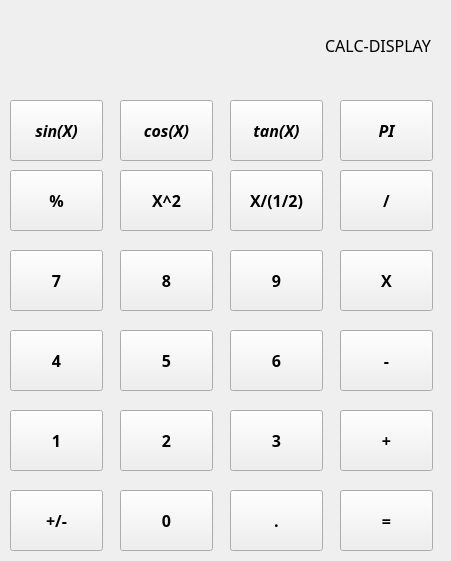
<?xml version="1.0" encoding="UTF-8"?>
<ui version="4.0">
    <class>MainWindow</class>
    <widget class="QMainWindow" name="MainWindow">
        <property name="geometry">
            <rect>
                <x>0</x>
                <y>0</y>
                <width>451</width>
                <height>561</height>
            </rect>
        </property>
        <property name="windowTitle">
            <string>MainWindow</string>
        </property>
        <widget class="QWidget" name="centralwidget">
            <widget class="QLabel" name="display">
                <property name="geometry">
                    <rect>
                        <x>10</x>
                        <y>10</y>
                        <width>421</width>
                        <height>71</height>
                    </rect>
                </property>
                <property name="font">
                    <font>
                        <family>JetBrains Mono</family>
                        <pointsize>12</pointsize>
                        <weight>50</weight>
                        <italic>false</italic>
                        <bold>false</bold>
                        <underline>false</underline>
                    </font>
                </property>
                <property name="text">
                    <string>CALC-DISPLAY</string>
                </property>
                <property name="textFormat">
                    <enum>Qt::PlainText</enum>
                </property>
                <property name="alignment">
                    <set>Qt::AlignRight|Qt::AlignTrailing|Qt::AlignVCenter</set>
                </property>
                <property name="wordWrap">
                    <bool>false</bool>
                </property>
            </widget>
            <widget class="QPushButton" name="btn_1">
                <property name="geometry">
                    <rect>
                        <x>10</x>
                        <y>410</y>
                        <width>93</width>
                        <height>61</height>
                    </rect>
                </property>
                <property name="font">
                    <font>
                        <family>Victor Mono</family>
                        <pointsize>12</pointsize>
                        <weight>75</weight>
                        <italic>false</italic>
                        <bold>true</bold>
                    </font>
                </property>
                <property name="text">
                    <string>1</string>
                </property>
            </widget>
            <widget class="QPushButton" name="btn_2">
                <property name="geometry">
                    <rect>
                        <x>120</x>
                        <y>410</y>
                        <width>93</width>
                        <height>61</height>
                    </rect>
                </property>
                <property name="font">
                    <font>
                        <family>Victor Mono</family>
                        <pointsize>12</pointsize>
                        <weight>75</weight>
                        <italic>false</italic>
                        <bold>true</bold>
                    </font>
                </property>
                <property name="text">
                    <string>2</string>
                </property>
            </widget>
            <widget class="QPushButton" name="btn_3">
                <property name="geometry">
                    <rect>
                        <x>230</x>
                        <y>410</y>
                        <width>93</width>
                        <height>61</height>
                    </rect>
                </property>
                <property name="font">
                    <font>
                        <family>Victor Mono</family>
                        <pointsize>12</pointsize>
                        <weight>75</weight>
                        <italic>false</italic>
                        <bold>true</bold>
                    </font>
                </property>
                <property name="text">
                    <string>3</string>
                </property>
            </widget>
            <widget class="QPushButton" name="btn_4">
                <property name="geometry">
                    <rect>
                        <x>10</x>
                        <y>330</y>
                        <width>93</width>
                        <height>61</height>
                    </rect>
                </property>
                <property name="font">
                    <font>
                        <family>Victor Mono</family>
                        <pointsize>12</pointsize>
                        <weight>75</weight>
                        <italic>false</italic>
                        <bold>true</bold>
                    </font>
                </property>
                <property name="text">
                    <string>4</string>
                </property>
            </widget>
            <widget class="QPushButton" name="btn_5">
                <property name="geometry">
                    <rect>
                        <x>120</x>
                        <y>330</y>
                        <width>93</width>
                        <height>61</height>
                    </rect>
                </property>
                <property name="font">
                    <font>
                        <family>Victor Mono</family>
                        <pointsize>12</pointsize>
                        <weight>75</weight>
                        <italic>false</italic>
                        <bold>true</bold>
                    </font>
                </property>
                <property name="text">
                    <string>5</string>
                </property>
            </widget>
            <widget class="QPushButton" name="btn_6">
                <property name="geometry">
                    <rect>
                        <x>230</x>
                        <y>330</y>
                        <width>93</width>
                        <height>61</height>
                    </rect>
                </property>
                <property name="font">
                    <font>
                        <family>Victor Mono</family>
                        <pointsize>12</pointsize>
                        <weight>75</weight>
                        <italic>false</italic>
                        <bold>true</bold>
                    </font>
                </property>
                <property name="text">
                    <string>6</string>
                </property>
            </widget>
            <widget class="QPushButton" name="btn_7">
                <property name="geometry">
                    <rect>
                        <x>10</x>
                        <y>250</y>
                        <width>93</width>
                        <height>61</height>
                    </rect>
                </property>
                <property name="font">
                    <font>
                        <family>Victor Mono</family>
                        <pointsize>12</pointsize>
                        <weight>75</weight>
                        <italic>false</italic>
                        <bold>true</bold>
                    </font>
                </property>
                <property name="text">
                    <string>7</string>
                </property>
            </widget>
            <widget class="QPushButton" name="btn_8">
                <property name="geometry">
                    <rect>
                        <x>120</x>
                        <y>250</y>
                        <width>93</width>
                        <height>61</height>
                    </rect>
                </property>
                <property name="font">
                    <font>
                        <family>Victor Mono</family>
                        <pointsize>12</pointsize>
                        <weight>75</weight>
                        <italic>false</italic>
                        <bold>true</bold>
                    </font>
                </property>
                <property name="text">
                    <string>8</string>
                </property>
            </widget>
            <widget class="QPushButton" name="btn_9">
                <property name="geometry">
                    <rect>
                        <x>230</x>
                        <y>250</y>
                        <width>93</width>
                        <height>61</height>
                    </rect>
                </property>
                <property name="font">
                    <font>
                        <family>Victor Mono</family>
                        <pointsize>12</pointsize>
                        <weight>75</weight>
                        <italic>false</italic>
                        <bold>true</bold>
                    </font>
                </property>
                <property name="text">
                    <string>9</string>
                </property>
            </widget>
            <widget class="QPushButton" name="btn_0">
                <property name="geometry">
                    <rect>
                        <x>120</x>
                        <y>490</y>
                        <width>93</width>
                        <height>61</height>
                    </rect>
                </property>
                <property name="font">
                    <font>
                        <family>Victor Mono</family>
                        <pointsize>12</pointsize>
                        <weight>75</weight>
                        <italic>false</italic>
                        <bold>true</bold>
                    </font>
                </property>
                <property name="text">
                    <string>0</string>
                </property>
            </widget>
            <widget class="QPushButton" name="switch_sign">
                <property name="geometry">
                    <rect>
                        <x>10</x>
                        <y>490</y>
                        <width>93</width>
                        <height>61</height>
                    </rect>
                </property>
                <property name="font">
                    <font>
                        <family>Victor Mono</family>
                        <pointsize>12</pointsize>
                        <weight>75</weight>
                        <bold>true</bold>
                    </font>
                </property>
                <property name="text">
                    <string>+/-</string>
                </property>
            </widget>
            <widget class="QPushButton" name="period">
                <property name="geometry">
                    <rect>
                        <x>230</x>
                        <y>490</y>
                        <width>93</width>
                        <height>61</height>
                    </rect>
                </property>
                <property name="font">
                    <font>
                        <family>Victor Mono</family>
                        <pointsize>12</pointsize>
                        <weight>75</weight>
                        <bold>true</bold>
                    </font>
                </property>
                <property name="text">
                    <string>.</string>
                </property>
            </widget>
            <widget class="QPushButton" name="percentage">
                <property name="geometry">
                    <rect>
                        <x>10</x>
                        <y>170</y>
                        <width>93</width>
                        <height>61</height>
                    </rect>
                </property>
                <property name="font">
                    <font>
                        <family>Victor Mono</family>
                        <pointsize>12</pointsize>
                        <weight>75</weight>
                        <bold>true</bold>
                    </font>
                </property>
                <property name="text">
                    <string>%</string>
                </property>
            </widget>
            <widget class="QPushButton" name="btn_power_2">
                <property name="geometry">
                    <rect>
                        <x>120</x>
                        <y>170</y>
                        <width>93</width>
                        <height>61</height>
                    </rect>
                </property>
                <property name="font">
                    <font>
                        <family>Victor Mono</family>
                        <pointsize>12</pointsize>
                        <weight>75</weight>
                        <italic>false</italic>
                        <bold>true</bold>
                    </font>
                </property>
                <property name="text">
                    <string>X^2</string>
                </property>
            </widget>
            <widget class="QPushButton" name="btn_sqrt">
                <property name="geometry">
                    <rect>
                        <x>230</x>
                        <y>170</y>
                        <width>93</width>
                        <height>61</height>
                    </rect>
                </property>
                <property name="font">
                    <font>
                        <family>Victor Mono</family>
                        <pointsize>12</pointsize>
                        <weight>75</weight>
                        <italic>false</italic>
                        <bold>true</bold>
                    </font>
                </property>
                <property name="text">
                    <string>X/(1/2)</string>
                </property>
            </widget>
            <widget class="QPushButton" name="btn_div">
                <property name="geometry">
                    <rect>
                        <x>340</x>
                        <y>170</y>
                        <width>93</width>
                        <height>61</height>
                    </rect>
                </property>
                <property name="font">
                    <font>
                        <family>Victor Mono</family>
                        <pointsize>12</pointsize>
                        <weight>75</weight>
                        <italic>false</italic>
                        <bold>true</bold>
                    </font>
                </property>
                <property name="text">
                    <string>/</string>
                </property>
            </widget>
            <widget class="QPushButton" name="btn_mul">
                <property name="geometry">
                    <rect>
                        <x>340</x>
                        <y>250</y>
                        <width>93</width>
                        <height>61</height>
                    </rect>
                </property>
                <property name="font">
                    <font>
                        <family>Victor Mono</family>
                        <pointsize>12</pointsize>
                        <weight>75</weight>
                        <italic>false</italic>
                        <bold>true</bold>
                    </font>
                </property>
                <property name="text">
                    <string>X</string>
                </property>
            </widget>
            <widget class="QPushButton" name="btn_sub">
                <property name="geometry">
                    <rect>
                        <x>340</x>
                        <y>330</y>
                        <width>93</width>
                        <height>61</height>
                    </rect>
                </property>
                <property name="font">
                    <font>
                        <family>Victor Mono</family>
                        <pointsize>12</pointsize>
                        <weight>75</weight>
                        <italic>false</italic>
                        <bold>true</bold>
                    </font>
                </property>
                <property name="text">
                    <string>-</string>
                </property>
            </widget>
            <widget class="QPushButton" name="btn_add">
                <property name="geometry">
                    <rect>
                        <x>340</x>
                        <y>410</y>
                        <width>93</width>
                        <height>61</height>
                    </rect>
                </property>
                <property name="font">
                    <font>
                        <family>Victor Mono</family>
                        <pointsize>12</pointsize>
                        <weight>75</weight>
                        <italic>false</italic>
                        <bold>true</bold>
                    </font>
                </property>
                <property name="text">
                    <string>+</string>
                </property>
            </widget>
            <widget class="QPushButton" name="btn_equ">
                <property name="geometry">
                    <rect>
                        <x>340</x>
                        <y>490</y>
                        <width>93</width>
                        <height>61</height>
                    </rect>
                </property>
                <property name="font">
                    <font>
                        <family>Victor Mono</family>
                        <pointsize>12</pointsize>
                        <weight>75</weight>
                        <italic>false</italic>
                        <bold>true</bold>
                    </font>
                </property>
                <property name="text">
                    <string>=</string>
                </property>
            </widget>
            <widget class="QPushButton" name="btn_sin">
                <property name="geometry">
                    <rect>
                        <x>10</x>
                        <y>100</y>
                        <width>93</width>
                        <height>61</height>
                    </rect>
                </property>
                <property name="font">
                    <font>
                        <family>Victor Mono</family>
                        <pointsize>12</pointsize>
                        <weight>75</weight>
                        <italic>true</italic>
                        <bold>true</bold>
                    </font>
                </property>
                <property name="text">
                    <string>sin(X)</string>
                </property>
            </widget>
            <widget class="QPushButton" name="btn_cos">
                <property name="geometry">
                    <rect>
                        <x>120</x>
                        <y>100</y>
                        <width>93</width>
                        <height>61</height>
                    </rect>
                </property>
                <property name="font">
                    <font>
                        <family>Victor Mono</family>
                        <pointsize>12</pointsize>
                        <weight>75</weight>
                        <italic>true</italic>
                        <bold>true</bold>
                    </font>
                </property>
                <property name="text">
                    <string>cos(X)</string>
                </property>
            </widget>
            <widget class="QPushButton" name="btn_tan">
                <property name="geometry">
                    <rect>
                        <x>230</x>
                        <y>100</y>
                        <width>93</width>
                        <height>61</height>
                    </rect>
                </property>
                <property name="font">
                    <font>
                        <family>Victor Mono</family>
                        <pointsize>12</pointsize>
                        <weight>75</weight>
                        <italic>true</italic>
                        <bold>true</bold>
                    </font>
                </property>
                <property name="text">
                    <string>tan(X)</string>
                </property>
            </widget>
            <widget class="QPushButton" name="btn_PI">
                <property name="geometry">
                    <rect>
                        <x>340</x>
                        <y>100</y>
                        <width>93</width>
                        <height>61</height>
                    </rect>
                </property>
                <property name="font">
                    <font>
                        <family>Victor Mono</family>
                        <pointsize>12</pointsize>
                        <weight>75</weight>
                        <italic>true</italic>
                        <bold>true</bold>
                    </font>
                </property>
                <property name="text">
                    <string>PI</string>
                </property>
            </widget>
        </widget>
    </widget>
    <resources/>
    <connections/>
</ui>
